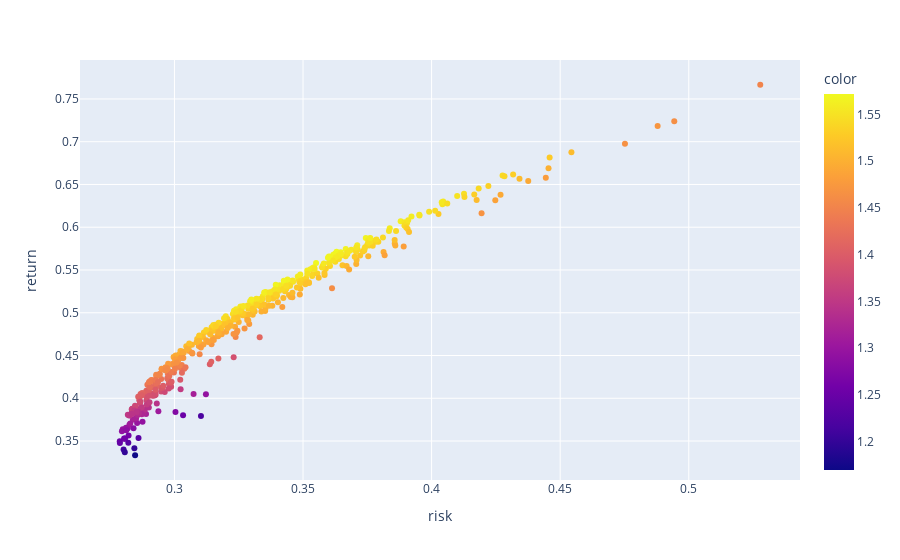

Write notebook code for a chart like this one.
### Code cell
px.scatter(data_nueva, x='risk', y='return', color=p_sharpe)

### Figure 1 — Plotly figure (JSON) as saved in the notebook; plotly's stock layout.template omitted (floating-point values rounded to 4 significant figures; data arrays with more than 128 entries replaced by an {"elided": "..."} marker saying what was removed)
{"data": [{"hovertemplate": "risk=%{x}<br>return=%{y}<br>color=%{marker.color}<extra></extra>", "legendgroup": "", "marker": {"color": {"elided": "500 float values"}, "coloraxis": "coloraxis", "symbol": "circle"}, "mode": "markers", "name": "", "orientation": "v", "showlegend": false, "type": "scatter", "x": {"elided": "500 float values"}, "xaxis": "x", "y": {"elided": "500 float values"}, "yaxis": "y"}], "layout": {"coloraxis": {"colorbar": {"title": {"text": "color"}}, "colorscale": [[0, "#0d0887"], [0.1111, "#46039f"], [0.2222, "#7201a8"], [0.3333, "#9c179e"], [0.4444, "#bd3786"], [0.5556, "#d8576b"], [0.6667, "#ed7953"], [0.7778, "#fb9f3a"], [0.8889, "#fdca26"], [1, "#f0f921"]]}, "legend": {"tracegroupgap": 0}, "margin": {"t": 60}, "xaxis": {"anchor": "y", "domain": [0, 1], "title": {"text": "risk"}}, "yaxis": {"anchor": "x", "domain": [0, 1], "title": {"text": "return"}}}}
